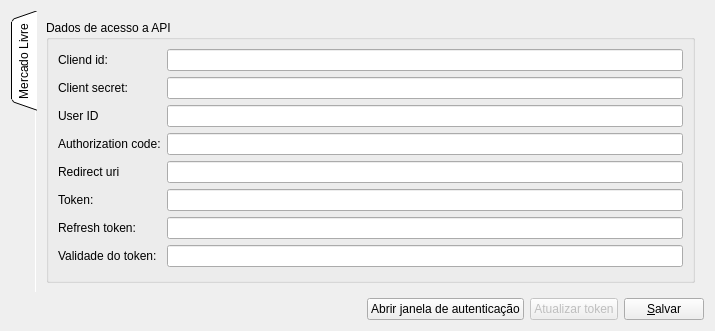
<?xml version="1.0" encoding="UTF-8"?>
<ui version="4.0">
 <class>FrmConfiguracoes</class>
 <widget class="QWidget" name="FrmConfiguracoes">
  <property name="geometry">
   <rect>
    <x>0</x>
    <y>0</y>
    <width>715</width>
    <height>285</height>
   </rect>
  </property>
  <property name="windowTitle">
   <string>Configurações</string>
  </property>
  <layout class="QVBoxLayout" name="verticalLayout_2">
   <item>
    <widget class="QTabWidget" name="tabWidget">
     <property name="tabPosition">
      <enum>QTabWidget::West</enum>
     </property>
     <property name="tabShape">
      <enum>QTabWidget::Triangular</enum>
     </property>
     <property name="currentIndex">
      <number>0</number>
     </property>
     <property name="iconSize">
      <size>
       <width>32</width>
       <height>32</height>
      </size>
     </property>
     <property name="elideMode">
      <enum>Qt::ElideLeft</enum>
     </property>
     <property name="documentMode">
      <bool>true</bool>
     </property>
     <property name="tabsClosable">
      <bool>false</bool>
     </property>
     <property name="tabBarAutoHide">
      <bool>false</bool>
     </property>
     <widget class="QWidget" name="tabBling">
      <attribute name="title">
       <string>Mercado Livre</string>
      </attribute>
      <layout class="QVBoxLayout" name="verticalLayout">
       <item>
        <widget class="QGroupBox" name="gpbDadosAcessoAPI">
         <property name="title">
          <string>Dados de acesso a API</string>
         </property>
         <layout class="QVBoxLayout" name="verticalLayout_3">
          <item>
           <layout class="QFormLayout" name="formLayout">
            <property name="sizeConstraint">
             <enum>QLayout::SetMaximumSize</enum>
            </property>
            <property name="rowWrapPolicy">
             <enum>QFormLayout::DontWrapRows</enum>
            </property>
            <item row="0" column="0">
             <widget class="QLabel" name="cliendIdLabel">
              <property name="text">
               <string>Cliend id:</string>
              </property>
             </widget>
            </item>
            <item row="0" column="1">
             <widget class="QLineEdit" name="edtClientId">
              <property name="echoMode">
               <enum>QLineEdit::Normal</enum>
              </property>
              <property name="cursorMoveStyle">
               <enum>Qt::LogicalMoveStyle</enum>
              </property>
             </widget>
            </item>
            <item row="1" column="0">
             <widget class="QLabel" name="clientSecretLabel">
              <property name="text">
               <string>Client secret:</string>
              </property>
             </widget>
            </item>
            <item row="1" column="1">
             <widget class="QLineEdit" name="edtClientSecret">
              <property name="echoMode">
               <enum>QLineEdit::Password</enum>
              </property>
             </widget>
            </item>
            <item row="2" column="0">
             <widget class="QLabel" name="userIDLabel">
              <property name="text">
               <string>User ID</string>
              </property>
             </widget>
            </item>
            <item row="3" column="0">
             <widget class="QLabel" name="label_4">
              <property name="text">
               <string>Authorization code:</string>
              </property>
             </widget>
            </item>
            <item row="3" column="1">
             <widget class="QLineEdit" name="edtAuthorizationCode">
              <property name="echoMode">
               <enum>QLineEdit::Password</enum>
              </property>
             </widget>
            </item>
            <item row="4" column="0">
             <widget class="QLabel" name="label_5">
              <property name="text">
               <string>Redirect uri</string>
              </property>
             </widget>
            </item>
            <item row="4" column="1">
             <widget class="QLineEdit" name="edtRedirectUri">
              <property name="text">
               <string/>
              </property>
              <property name="echoMode">
               <enum>QLineEdit::Normal</enum>
              </property>
             </widget>
            </item>
            <item row="5" column="0">
             <widget class="QLabel" name="label">
              <property name="text">
               <string>Token:</string>
              </property>
             </widget>
            </item>
            <item row="5" column="1">
             <widget class="QLineEdit" name="edtToken">
              <property name="readOnly">
               <bool>true</bool>
              </property>
             </widget>
            </item>
            <item row="6" column="0">
             <widget class="QLabel" name="label_2">
              <property name="text">
               <string>Refresh token:</string>
              </property>
             </widget>
            </item>
            <item row="6" column="1">
             <widget class="QLineEdit" name="edtRefreshToken">
              <property name="readOnly">
               <bool>true</bool>
              </property>
             </widget>
            </item>
            <item row="7" column="0">
             <widget class="QLabel" name="label_3">
              <property name="text">
               <string>Validade do token:</string>
              </property>
             </widget>
            </item>
            <item row="7" column="1">
             <widget class="QLineEdit" name="edtValidadeToken">
              <property name="readOnly">
               <bool>true</bool>
              </property>
             </widget>
            </item>
            <item row="2" column="1">
             <widget class="QLineEdit" name="edtUserId">
              <property name="readOnly">
               <bool>true</bool>
              </property>
             </widget>
            </item>
           </layout>
          </item>
         </layout>
        </widget>
       </item>
      </layout>
     </widget>
    </widget>
   </item>
   <item>
    <layout class="QHBoxLayout" name="horizontalLayout">
     <item>
      <spacer name="horizontalSpacer">
       <property name="orientation">
        <enum>Qt::Horizontal</enum>
       </property>
       <property name="sizeHint" stdset="0">
        <size>
         <width>40</width>
         <height>20</height>
        </size>
       </property>
      </spacer>
     </item>
     <item>
      <widget class="QPushButton" name="btnAbrirJanelaAutenticacao">
       <property name="text">
        <string>Abrir janela de autenticação</string>
       </property>
      </widget>
     </item>
     <item>
      <widget class="QPushButton" name="btnAtualizarToken">
       <property name="enabled">
        <bool>false</bool>
       </property>
       <property name="text">
        <string>Atualizar token</string>
       </property>
      </widget>
     </item>
     <item>
      <widget class="QPushButton" name="btnSalvar">
       <property name="text">
        <string>&amp;Salvar</string>
       </property>
       <property name="icon">
        <iconset resource="../../../../resources.qrc">
         <normaloff>:/icones/icones/salvar.png</normaloff>:/icones/icones/salvar.png</iconset>
       </property>
      </widget>
     </item>
    </layout>
   </item>
  </layout>
 </widget>
 <resources>
  <include location="../../../../resources.qrc"/>
 </resources>
 <connections/>
</ui>
